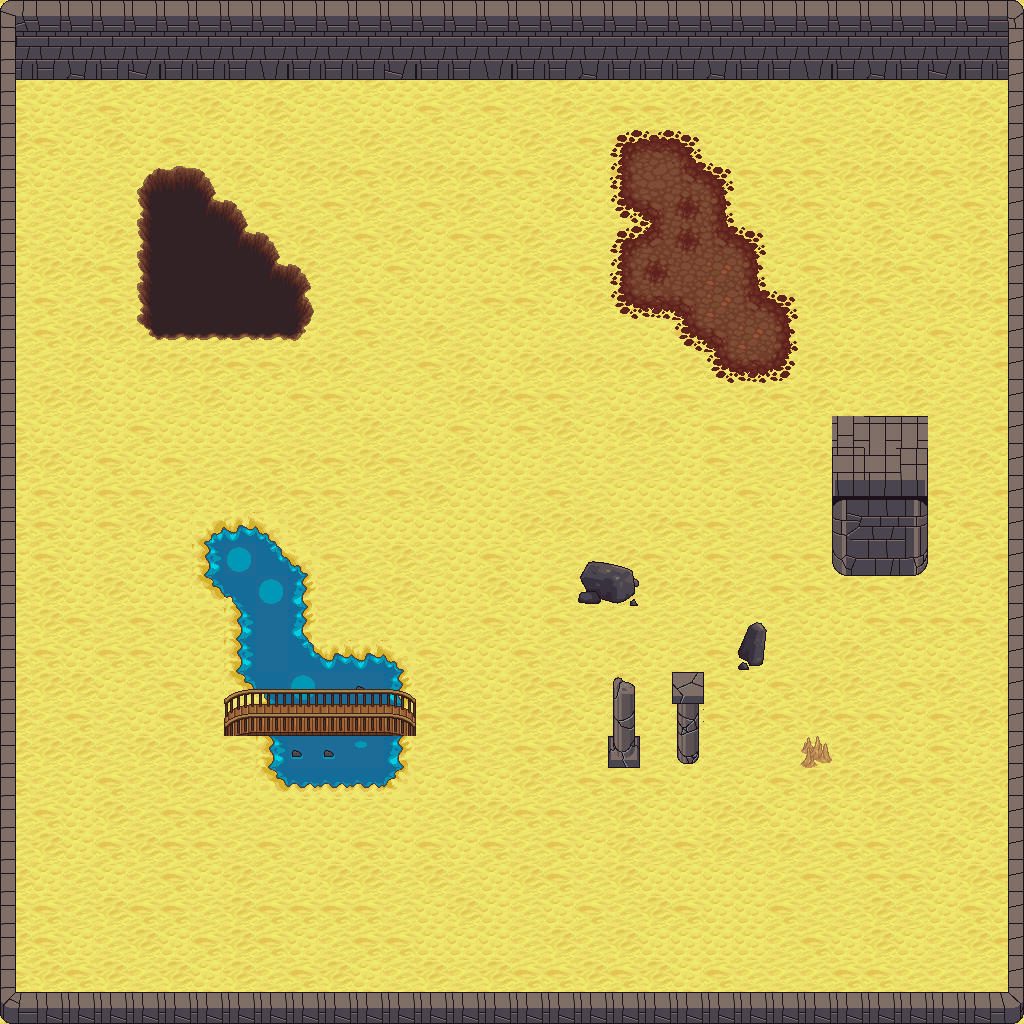

Below is a game level as drawn by its tile map, then a one-line description and the .tmx that defines it (tile-layer data replaced by summaries):
An orthogonal 32x32 tile map with 32x32 px tiles, 5 tile layers (Base, Alternate, Wall, Ceiling, ...).

<map version="1.0" orientation="orthogonal" width="32" height="32" tilewidth="32" tileheight="32">
 <tileset firstgid="1" name="terrain_atlas" tilewidth="32" tileheight="32">
  <image source="terrain_atlas.png" width="1024" height="1024" />
 </tileset>
 <layer name="Base" width="32" height="32">
  <properties>
   <property name="abovePlayer" value="0" />
  </properties>
  <data>[1024 cells, 1024 non-empty, 4 distinct tile ids]</data>
 </layer>
 <layer name="Alternate" width="32" height="32">
  <properties>
   <property name="abovePlayer" value="0" />
  </properties>
  <data>[1024 cells, 105 non-empty, 39 distinct tile ids]</data>
 </layer>
 <layer name="Wall" width="32" height="32">
  <properties>
   <property name="abovePlayer" value="0" />
  </properties>
  <data>[1024 cells, 66 non-empty, 5 distinct tile ids]</data>
 </layer>
 <layer name="Ceiling" width="32" height="32">
  <properties>
   <property name="abovePlayer" value="0" />
  </properties>
  <data>[1024 cells, 124 non-empty, 8 distinct tile ids]</data>
 </layer>
 <layer name="Objects" width="32" height="32">
  <properties>
   <property name="abovePlayer" value="1" />
  </properties>
  <data>[1024 cells, 40 non-empty, 32 distinct tile ids]</data>
 </layer>
</map>
